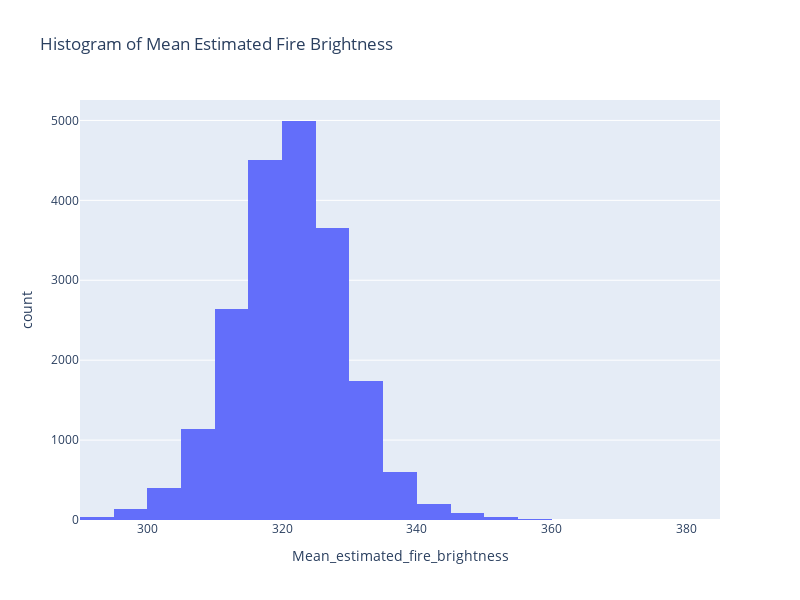

Notebook source saved alongside this figure:
### Code cell
fig = px.histogram(df_new5,x='Mean_estimated_fire_brightness',title='Histogram of Mean Estimated Fire Brightness',\
                  nbins = 20, width=800, height=600)
fig.show()

### Figure 1 — Plotly figure (JSON) as saved in the notebook; plotly's stock layout.template omitted (floating-point values rounded to 4 significant figures; data arrays with more than 128 entries replaced by an {"elided": "..."} marker saying what was removed)
{"data": [{"alignmentgroup": "True", "bingroup": "x", "hovertemplate": "Mean_estimated_fire_brightness=%{x}<br>count=%{y}<extra></extra>", "legendgroup": "", "marker": {"color": "#636efa", "pattern": {"shape": ""}}, "name": "", "nbinsx": 20, "offsetgroup": "", "orientation": "v", "showlegend": false, "type": "histogram", "x": {"elided": "20203 float values"}, "xaxis": "x", "yaxis": "y"}], "layout": {"barmode": "relative", "height": 600, "legend": {"tracegroupgap": 0}, "title": {"text": "Histogram of Mean Estimated Fire Brightness"}, "width": 800, "xaxis": {"anchor": "y", "autorange": true, "domain": [0, 1], "range": [290, 385], "title": {"text": "Mean_estimated_fire_brightness"}, "type": "linear"}, "yaxis": {"anchor": "x", "autorange": true, "domain": [0, 1], "range": [0, 5256.0], "title": {"text": "count"}}}}
